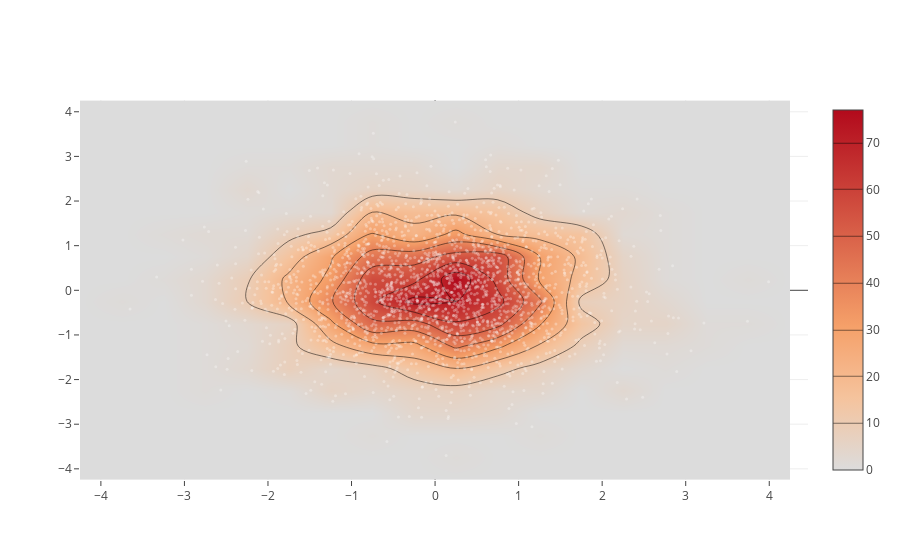

Write notebook code for a chart like this one.
### Markdown cell above
### 2D contour Plot

### Code cell
x = np.random.randn(2000)
y = np.random.randn(2000)
offline.iplot([go.Histogram2dContour(x=x, y=y, contours=go.Contours(coloring='heatmap')),
       go.Scatter(x=x, y=y, mode='markers', marker=go.Marker(color='white', size=3, opacity=0.3))], show_link=False)

### Figure 1 — Plotly figure (JSON) as saved in the notebook; plotly's stock layout.template omitted (floating-point values rounded to 4 significant figures; data arrays with more than 128 entries replaced by an {"elided": "..."} marker saying what was removed)
{"data": [{"contours": {"coloring": "heatmap"}, "type": "histogram2dcontour", "x": {"elided": "2000 float values"}, "y": {"elided": "2000 float values"}}, {"marker": {"color": "white", "opacity": 0.3, "size": 3}, "mode": "markers", "type": "scatter", "x": {"elided": "2000 float values"}, "y": {"elided": "2000 float values"}}], "layout": {}}
